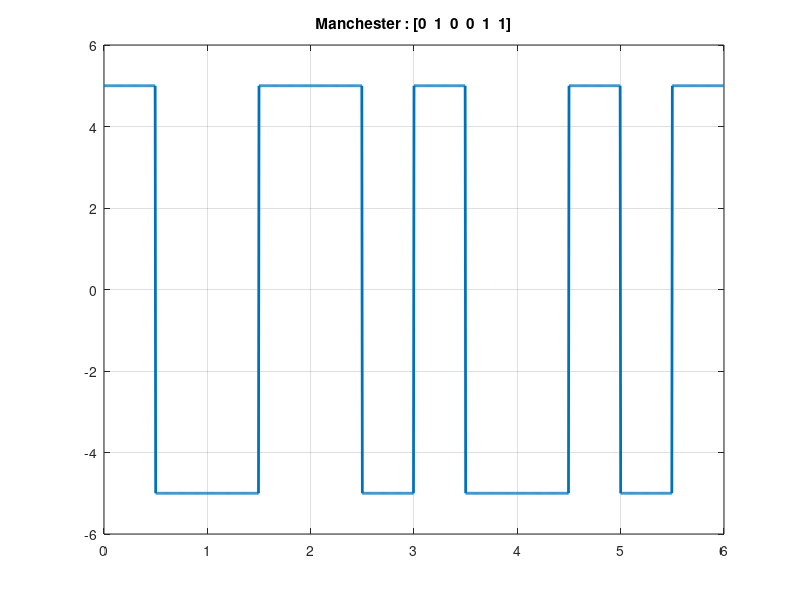

Write the MATLAB code that produced this figure.
clc;
close all;
clear all;

bits = [0,1,0,0,1,1]; %6

bitrate = 1;
voltage = 5;

T = length(bits)/bitrate; %total time for bit sequence
n = 200; %sample per bit
N = n * T; %total sample
dt = T / N; %sampling time
t = 0:dt:T-dt; %every time instance
y = zeros(1,length(t)); %output signal

%modulation
for i = 0 : length(bits) - 1
  if(bits(i+1) == 1)
    y(i * n + 1 : (i + 0.5) * n) = -voltage;
    y((i + 0.5) * n + 1 : (i + 1) * n) = voltage;
  else
    y(i * n + 1 : (i + 0.5) * n) = voltage;
    y((i + 0.5) * n + 1 : (i + 1) * n) = -voltage;
  endif
end

plot(t,y,'LineWidth',2);
axis([0 T -voltage-1 voltage+1]);
grid on;
title(['Manchester : [' num2str(bits) ']']);

%demodulation
for i = 1 : length(t)
  if(rem(i,n) == 0 && y(i - n * 0.5) == voltage)
    receiving_bits(i / n) = 0;
    elseif(rem(i,n) == 0 && y(i - n * 0.5) == -voltage)
    receiving_bits(i / n) = 1;
  endif
end
%disp("OK DUCK");
disp(receiving_bits);
